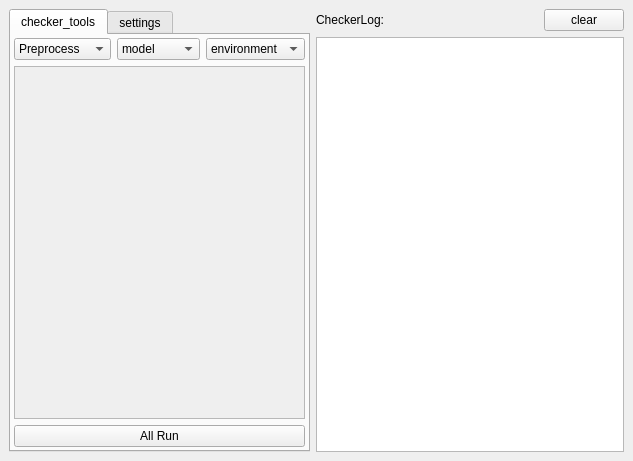
<?xml version="1.0" encoding="UTF-8"?>
<ui version="4.0">
 <class>MainWindow</class>
 <widget class="QMainWindow" name="MainWindow">
  <property name="geometry">
   <rect>
    <x>0</x>
    <y>0</y>
    <width>633</width>
    <height>461</height>
   </rect>
  </property>
  <property name="minimumSize">
   <size>
    <width>633</width>
    <height>460</height>
   </size>
  </property>
  <property name="windowTitle">
   <string>MainWindow</string>
  </property>
  <widget class="QWidget" name="centralwidget">
   <layout class="QVBoxLayout" name="verticalLayout" stretch="0">
    <item>
     <layout class="QHBoxLayout" name="horizontalLayout_4" stretch="0,1">
      <item>
       <widget class="QTabWidget" name="tabWidget">
        <property name="currentIndex">
         <number>0</number>
        </property>
        <widget class="QWidget" name="checkertools">
         <attribute name="title">
          <string>checker_tools</string>
         </attribute>
         <layout class="QVBoxLayout" name="verticalLayout_4">
          <property name="leftMargin">
           <number>3</number>
          </property>
          <property name="topMargin">
           <number>3</number>
          </property>
          <property name="rightMargin">
           <number>3</number>
          </property>
          <property name="bottomMargin">
           <number>3</number>
          </property>
          <item>
           <layout class="QHBoxLayout" name="horizontalLayout">
            <item>
             <widget class="QComboBox" name="ProcessType_CMBBOX">
              <item>
               <property name="text">
                <string>Preprocess</string>
               </property>
              </item>
              <item>
               <property name="text">
                <string>Postprocess</string>
               </property>
              </item>
             </widget>
            </item>
            <item>
             <widget class="QComboBox" name="task_type_CMBBTN">
              <property name="currentIndex">
               <number>0</number>
              </property>
              <item>
               <property name="text">
                <string>model</string>
               </property>
              </item>
              <item>
               <property name="text">
                <string>animation</string>
               </property>
              </item>
             </widget>
            </item>
            <item>
             <widget class="QComboBox" name="assetgroup_type_CMBBOX">
              <item>
               <property name="text">
                <string>environment</string>
               </property>
              </item>
              <item>
               <property name="text">
                <string>character</string>
               </property>
              </item>
             </widget>
            </item>
           </layout>
          </item>
          <item>
           <widget class="QScrollArea" name="scrollArea">
            <property name="widgetResizable">
             <bool>true</bool>
            </property>
            <widget class="QWidget" name="scrollAreaWidgetContents">
             <property name="geometry">
              <rect>
               <x>0</x>
               <y>0</y>
               <width>274</width>
               <height>349</height>
              </rect>
             </property>
             <layout class="QVBoxLayout" name="verticalLayout_3">
              <property name="spacing">
               <number>0</number>
              </property>
              <property name="leftMargin">
               <number>0</number>
              </property>
              <property name="topMargin">
               <number>0</number>
              </property>
              <property name="rightMargin">
               <number>0</number>
              </property>
              <property name="bottomMargin">
               <number>0</number>
              </property>
              <item>
               <layout class="QVBoxLayout" name="verticalLayout_5">
                <property name="spacing">
                 <number>0</number>
                </property>
               </layout>
              </item>
             </layout>
            </widget>
           </widget>
          </item>
          <item>
           <layout class="QHBoxLayout" name="horizontalLayout_2" stretch="1">
            <item>
             <widget class="QPushButton" name="All_Run_BTN">
              <property name="text">
               <string>All Run</string>
              </property>
             </widget>
            </item>
           </layout>
          </item>
         </layout>
        </widget>
        <widget class="QWidget" name="settings">
         <attribute name="title">
          <string>settings</string>
         </attribute>
         <layout class="QVBoxLayout" name="verticalLayout_6">
          <item>
           <layout class="QVBoxLayout" name="verticalLayout_7">
            <item>
             <widget class="QGroupBox" name="groupBox_2">
              <property name="title">
               <string>setting_tools</string>
              </property>
              <layout class="QVBoxLayout" name="verticalLayout_8">
               <item>
                <layout class="QHBoxLayout" name="horizontalLayout_6">
                 <item>
                  <widget class="QPushButton" name="reset_default_settings_BTN">
                   <property name="text">
                    <string>チェックボックスをデフォルト設定へ戻す</string>
                   </property>
                  </widget>
                 </item>
                </layout>
               </item>
               <item>
                <layout class="QHBoxLayout" name="horizontalLayout_7">
                 <item>
                  <widget class="QPushButton" name="pushButton_2">
                   <property name="enabled">
                    <bool>false</bool>
                   </property>
                   <property name="text">
                    <string>set_workman_process_setting</string>
                   </property>
                  </widget>
                 </item>
                </layout>
               </item>
               <item>
                <widget class="QCheckBox" name="develop_CBOX">
                 <property name="text">
                  <string>Develop_Mode</string>
                 </property>
                </widget>
               </item>
              </layout>
             </widget>
            </item>
            <item>
             <widget class="QGroupBox" name="developtool_GBOX">
              <property name="title">
               <string>develop_tools</string>
              </property>
              <layout class="QVBoxLayout" name="verticalLayout_9">
               <property name="spacing">
                <number>2</number>
               </property>
               <property name="leftMargin">
                <number>2</number>
               </property>
               <property name="topMargin">
                <number>2</number>
               </property>
               <property name="rightMargin">
                <number>2</number>
               </property>
               <property name="bottomMargin">
                <number>2</number>
               </property>
               <item>
                <widget class="QLabel" name="label_2">
                 <property name="text">
                  <string>construct_args</string>
                 </property>
                </widget>
               </item>
               <item>
                <widget class="QTextEdit" name="exec_command_TBOX"/>
               </item>
               <item>
                <widget class="Line" name="line">
                 <property name="orientation">
                  <enum>Qt::Horizontal</enum>
                 </property>
                </widget>
               </item>
               <item>
                <widget class="QLabel" name="label_3">
                 <property name="text">
                  <string>default_setting_path:</string>
                 </property>
                </widget>
               </item>
               <item>
                <layout class="QHBoxLayout" name="horizontalLayout_5">
                 <item>
                  <widget class="QLineEdit" name="export_path_LEDIT"/>
                 </item>
                </layout>
               </item>
               <item>
                <widget class="QPushButton" name="export_current_propery_preset_BTN">
                 <property name="text">
                  <string>現在のチェックボックス設定を出力</string>
                 </property>
                </widget>
               </item>
              </layout>
             </widget>
            </item>
           </layout>
          </item>
         </layout>
        </widget>
       </widget>
      </item>
      <item>
       <layout class="QVBoxLayout" name="verticalLayout_2">
        <item>
         <layout class="QHBoxLayout" name="horizontalLayout_3" stretch="1,0">
          <item>
           <widget class="QLabel" name="label">
            <property name="text">
             <string>CheckerLog:</string>
            </property>
           </widget>
          </item>
          <item>
           <widget class="QPushButton" name="list_clear_BTN">
            <property name="text">
             <string>clear</string>
            </property>
           </widget>
          </item>
         </layout>
        </item>
        <item>
         <widget class="QListWidget" name="log_listWidget">
          <property name="selectionMode">
           <enum>QAbstractItemView::ExtendedSelection</enum>
          </property>
         </widget>
        </item>
       </layout>
      </item>
     </layout>
    </item>
   </layout>
  </widget>
 </widget>
 <resources/>
 <connections/>
</ui>
